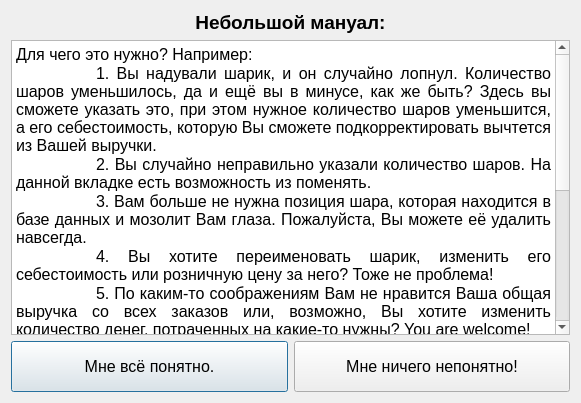
<?xml version="1.0" encoding="UTF-8"?>
<ui version="4.0">
 <class>Hint</class>
 <widget class="QDialog" name="Hint">
  <property name="geometry">
   <rect>
    <x>0</x>
    <y>0</y>
    <width>581</width>
    <height>403</height>
   </rect>
  </property>
  <property name="font">
   <font>
    <pointsize>12</pointsize>
   </font>
  </property>
  <property name="windowTitle">
   <string>Подсказка</string>
  </property>
  <property name="windowIcon">
   <iconset resource="icons.qrc">
    <normaloff>:/new/prefix1/icons/baloons-512.png</normaloff>:/new/prefix1/icons/baloons-512.png</iconset>
  </property>
  <layout class="QVBoxLayout" name="verticalLayout">
   <item>
    <widget class="QLabel" name="label">
     <property name="text">
      <string>&lt;html&gt;&lt;head/&gt;&lt;body&gt;&lt;p align=&quot;center&quot;&gt;&lt;span style=&quot; font-size:14pt; font-weight:600;&quot;&gt;Небольшой мануал:&lt;/span&gt;&lt;/p&gt;&lt;/body&gt;&lt;/html&gt;</string>
     </property>
    </widget>
   </item>
   <item>
    <widget class="QTextBrowser" name="textBrowser">
     <property name="html">
      <string>&lt;!DOCTYPE HTML PUBLIC &quot;-//W3C//DTD HTML 4.0//EN&quot; &quot;http://www.w3.org/TR/REC-html40/strict.dtd&quot;&gt;
&lt;html&gt;&lt;head&gt;&lt;meta name=&quot;qrichtext&quot; content=&quot;1&quot; /&gt;&lt;style type=&quot;text/css&quot;&gt;
p, li { white-space: pre-wrap; }
&lt;/style&gt;&lt;/head&gt;&lt;body style=&quot; font-family:'MS Shell Dlg 2'; font-size:12pt; font-weight:400; font-style:normal;&quot;&gt;
&lt;p align=&quot;justify&quot; style=&quot; margin-top:0px; margin-bottom:0px; margin-left:0px; margin-right:0px; -qt-block-indent:0; text-indent:0px;&quot;&gt;&lt;span style=&quot; font-family:'MS Shell Dlg 2,sans-serif';&quot;&gt;Для чего это нужно? Например:&lt;/span&gt; &lt;/p&gt;
&lt;p align=&quot;justify&quot; style=&quot; margin-top:0px; margin-bottom:0px; margin-left:0px; margin-right:0px; -qt-block-indent:0; text-indent:0px;&quot;&gt;&lt;span style=&quot; font-family:'MS Shell Dlg 2,sans-serif';&quot;&gt;	1. Вы надували шарик, и он случайно лопнул. Количество шаров уменьшилось, да и ещё вы в минусе, как же быть? Здесь вы сможете указать это, при этом нужное количество шаров уменьшится, а его себестоимость, которую Вы сможете подкорректировать вычтется из Вашей выручки.&lt;/span&gt; &lt;/p&gt;
&lt;p align=&quot;justify&quot; style=&quot; margin-top:0px; margin-bottom:0px; margin-left:0px; margin-right:0px; -qt-block-indent:0; text-indent:0px;&quot;&gt;&lt;span style=&quot; font-family:'MS Shell Dlg 2,sans-serif';&quot;&gt;	2. Вы случайно неправильно указали количество шаров. На данной вкладке есть возможность из поменять.&lt;/span&gt; &lt;/p&gt;
&lt;p align=&quot;justify&quot; style=&quot; margin-top:0px; margin-bottom:0px; margin-left:0px; margin-right:0px; -qt-block-indent:0; text-indent:0px;&quot;&gt;&lt;span style=&quot; font-family:'MS Shell Dlg 2,sans-serif';&quot;&gt;	3. Вам больше не нужна позиция шара, которая находится в базе данных и мозолит Вам глаза. Пожалуйста, Вы можете её удалить навсегда.&lt;/span&gt; &lt;/p&gt;
&lt;p align=&quot;justify&quot; style=&quot; margin-top:0px; margin-bottom:0px; margin-left:0px; margin-right:0px; -qt-block-indent:0; text-indent:0px;&quot;&gt;&lt;span style=&quot; font-family:'MS Shell Dlg 2,sans-serif';&quot;&gt;	4. Вы хотите переименовать шарик, изменить его себестоимость или розничную цену за него? Тоже не проблема!&lt;/span&gt; &lt;/p&gt;
&lt;p align=&quot;justify&quot; style=&quot; margin-top:0px; margin-bottom:0px; margin-left:0px; margin-right:0px; -qt-block-indent:0; text-indent:0px;&quot;&gt;&lt;span style=&quot; font-family:'MS Shell Dlg 2,sans-serif';&quot;&gt;	5. По каким-то соображениям Вам не нравится Ваша общая выручка со всех заказов или, возможно, Вы хотите изменить количество денег, потраченных на какие-то нужны? You are welcome!&lt;/span&gt; &lt;/p&gt;
&lt;p align=&quot;justify&quot; style=&quot; margin-top:0px; margin-bottom:0px; margin-left:0px; margin-right:0px; -qt-block-indent:0; text-indent:0px;&quot;&gt;&lt;span style=&quot; font-family:'MS Shell Dlg 2,sans-serif';&quot;&gt;	6. Вам нужно добавить побольше социальных сетей или вообще оставить только одну? Вы хотите увидеть новые графики или гистограммы, или может более обширную статистику? Или Вам хочется как-то изменить программу под себя?&lt;/span&gt; &lt;/p&gt;
&lt;p align=&quot;justify&quot; style=&quot; margin-top:0px; margin-bottom:0px; margin-left:0px; margin-right:0px; -qt-block-indent:0; text-indent:0px;&quot;&gt;&lt;span style=&quot; font-family:'MS Shell Dlg 2,sans-serif';&quot;&gt;Ну с этим уже сложнее, но Вы можете написать мне на почту: &lt;/span&gt;&lt;a href=&quot;mailto:sersavvov@yandex.ru&quot;&gt;&lt;span style=&quot; font-family:'MS Shell Dlg 2,sans-serif'; text-decoration: underline; color:#0000ff;&quot;&gt;sersavvov@yandex.ru&lt;/span&gt;&lt;/a&gt;&lt;span style=&quot; font-family:'MS Shell Dlg 2,sans-serif';&quot;&gt; и мы обсудим Вашу проблему. Но для начала прочитайте вкладку “F.A.Q.” в меню основного окна. &lt;/span&gt;&lt;/p&gt;
&lt;p align=&quot;justify&quot; style=&quot;-qt-paragraph-type:empty; margin-top:0px; margin-bottom:0px; margin-left:0px; margin-right:0px; -qt-block-indent:0; text-indent:0px; font-family:'MS Shell Dlg 2,sans-serif';&quot;&gt;&lt;br /&gt;&lt;/p&gt;
&lt;p align=&quot;justify&quot; style=&quot; margin-top:0px; margin-bottom:0px; margin-left:0px; margin-right:0px; -qt-block-indent:0; text-indent:0px;&quot;&gt;&lt;span style=&quot; font-family:'MS Shell Dlg 2,sans-serif';&quot;&gt;P.S. Если Вы хотите изменить данные заказа, то Вам следует сначала удалить его, а потом заново создать. Если заказ был уже завершён, то нужное количество шаров Вы снова можете добавить тут. Я умышленно пошёл на этот шаг, дабы избежать лишних случайных ошибок юзера при его изменении.&lt;/span&gt; &lt;/p&gt;
&lt;p align=&quot;justify&quot; style=&quot; margin-top:12px; margin-bottom:12px; margin-left:0px; margin-right:0px; -qt-block-indent:0; text-indent:0px;&quot;&gt;  &lt;/p&gt;&lt;/body&gt;&lt;/html&gt;</string>
     </property>
    </widget>
   </item>
   <item>
    <layout class="QHBoxLayout" name="horizontalLayout">
     <item>
      <widget class="QPushButton" name="pushButton">
       <property name="minimumSize">
        <size>
         <width>0</width>
         <height>51</height>
        </size>
       </property>
       <property name="text">
        <string>Мне всё понятно.</string>
       </property>
       <property name="icon">
        <iconset resource="icons.qrc">
         <normaloff>:/new/prefix1/icons/yeah.png</normaloff>:/new/prefix1/icons/yeah.png</iconset>
       </property>
       <property name="iconSize">
        <size>
         <width>28</width>
         <height>28</height>
        </size>
       </property>
      </widget>
     </item>
     <item>
      <widget class="QPushButton" name="pushButton_2">
       <property name="minimumSize">
        <size>
         <width>0</width>
         <height>51</height>
        </size>
       </property>
       <property name="text">
        <string>Мне ничего непонятно!</string>
       </property>
       <property name="icon">
        <iconset resource="icons.qrc">
         <normaloff>:/new/prefix1/icons/angry.png</normaloff>:/new/prefix1/icons/angry.png</iconset>
       </property>
       <property name="iconSize">
        <size>
         <width>28</width>
         <height>28</height>
        </size>
       </property>
      </widget>
     </item>
    </layout>
   </item>
  </layout>
 </widget>
 <resources>
  <include location="icons.qrc"/>
 </resources>
 <connections/>
</ui>
